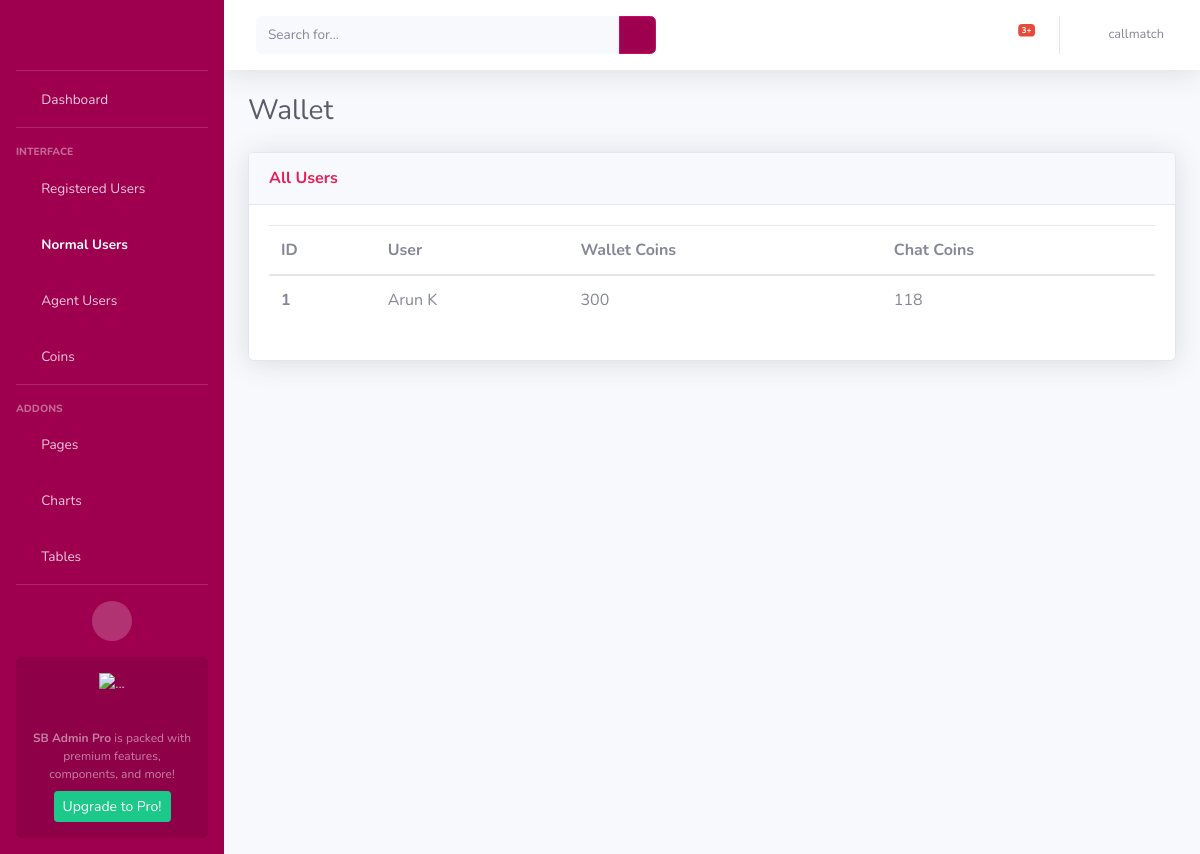
The app's page /wallet_normal_user (signed in), older data.
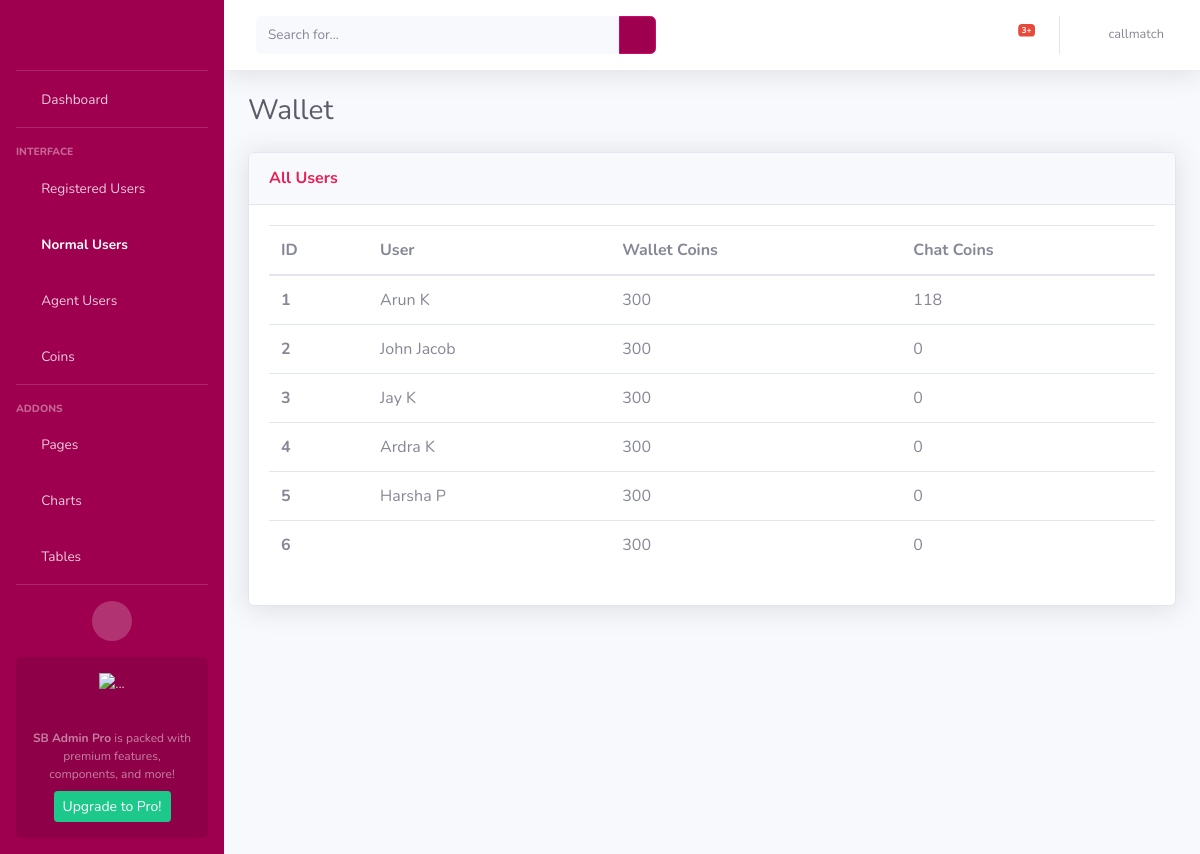
The same page, newer data.
### AdminApp/models.py (models this page shows, shortened)
class WalletModel(models.Model):
    wallet_id = models.AutoField(primary_key = True)
    user = models.ForeignKey(CustomerModel, on_delete=models.CASCADE)
    wallet_coins = models.IntegerField(default=300, null=True)
    messages_remaining = models.IntegerField(default=0)  # For normal users
    call_amount = models.FloatField(default=0.0)
    chat_amount = models.FloatField(default=0.0)
    total_messages_received = models.IntegerField(default=0)
    total_minutes = models.IntegerField(default=0)
    total_amount = models.FloatField(default=0.0)

class CustomerModel(models.Model):
    NORMAL_USER = 'Normal User'
    AGENT_USER = 'Agent User'
    USER_STATUS_CHOICES = [
        (NORMAL_USER, 'Normal User'),
        (AGENT_USER, 'Agent User'),
    ]
    BOTH = 'Both'
    MALAYALAM = 'Malayalam'
    TAMIL = 'Tamil'
    LANGUAGE_CHOICES = [
        (BOTH, 'Both'),
        (MALAYALAM, 'Malayalam'),
        (TAMIL, 'Tamil'),
    ]
    customer_id = models.AutoField(primary_key = True)
    customer_first_name = models.CharField(max_length=100)
    customer_last_name = models.CharField(max_length=100)
    customer_email = models.EmailField()
    customer_contact = models.CharField(max_length=50)
    status = models.CharField(
        max_length=20,
        choices=USER_STATUS_CHOICES,
        default=NORMAL_USER,
    )
    is_online = models.BooleanField(default=False)
    languages = models.CharField(
        max_length=20,
        choices=LANGUAGE_CHOICES,
        default=BOTH,
    )
    is_existing = models.BooleanField(default=False)
    adhaar_no = models.CharField(max_length=50, null=True, blank=True)

### AdminApp/views.py (the view)
# urls.py: path('wallet_normal_user', views.wallet_normaluser, name='wallet_normal_users'),
def wallet_normaluser(request):
    username = request.session.get('user', None)
    if username is None:
        return redirect('/login')
    wallets = WalletModel.objects.filter(user__status='Normal User')
    return render(request, 'normaluser_wallet.html', {'wallets': wallets, 'username': username})

### templates/normaluser_wallet.html (shortened to what the changed rows need)
<!DOCTYPE html>
<html lang="en">
<head>
    {% load static %}
    <link href="{% static 'vendor/fontawesome-free/css/all.min.css' %}" rel="stylesheet" type="text/css">
    <link href="{% static 'css/sb-admin-2.min.css' %}" rel="stylesheet">
</head>
<body id="page-top">
    <div id="wrapper">
        <div id="content-wrapper" class="d-flex flex-column">
            <div id="content">
                <div class="container-fluid">
                    <div class="d-sm-flex align-items-center justify-content-between mb-4">
                        <h1 class="h3 mb-0 text-gray-800">Wallet</h1>
                    </div>
                    <div class="row">
                        <div class="col">
                            <div class="card shadow mb-4">
                                <div class="card-body">
                                    <div>
                                        <table class="table all-users">
                                          <thead>
                                            <tr>
                                              <th scope="col">ID</th>
                                              <th scope="col">User</th>
                                              <th scope="col">Wallet Coins</th>
                                              <th scope="col">Chat Coins</th>
                                            </tr>
                                          </thead>
                                          <tbody>
                                          {% for wallet in wallets %}
                                            <tr>
                                              <th scope="row">{{ forloop.counter }}</th>
                                              <td>{{wallet.user.customer_first_name}} {{wallet.user.customer_last_name}}</td>
                                              <td>{{wallet.wallet_coins}}</td>
                                              <td>{{wallet.messages_remaining}}</td>
                                            </tr>
                                          {% endfor %}
                                          </tbody>
                                        </table>
                                    </div>
                                </div>
                            </div>
                        </div>
                    </div>
                </div>
            </div>
        </div>
    </div>
</body>
</html>

Row changes from the older to the newer data that the page shows:
added WalletModel: user.customer_first_name "John", user.customer_last_name "Jacob", wallet_coins "300", messages_remaining "0"
added WalletModel: user.customer_first_name "Jay", user.customer_last_name "K", wallet_coins "300", messages_remaining "0"
added WalletModel: user.customer_first_name "Ardra", user.customer_last_name "K", wallet_coins "300", messages_remaining "0"
added WalletModel: user.customer_first_name "Harsha", user.customer_last_name "P", wallet_coins "300", messages_remaining "0"
added WalletModel: wallet_coins "300", messages_remaining "0"
